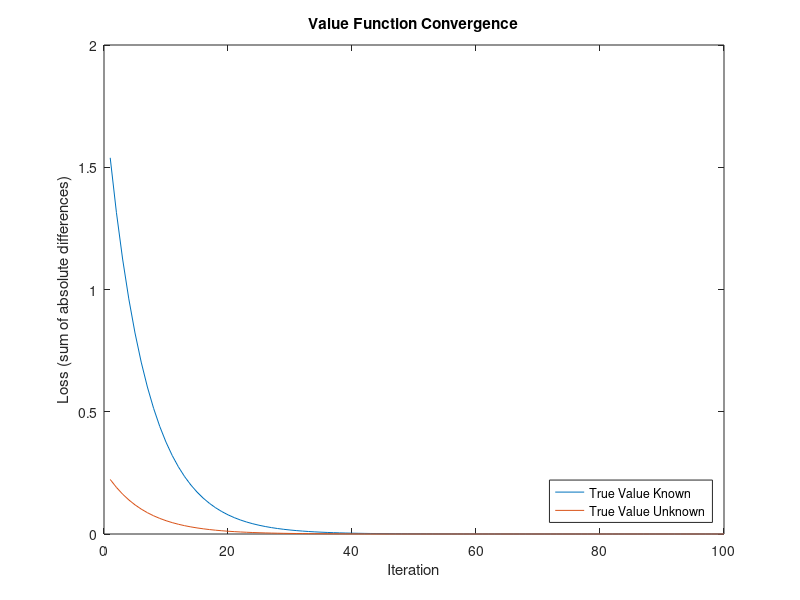

The MATLAB source for this figure:
%Macro III
%Assignment 2
%Fred Xu and Jonah Coste
%1/24/19

%Question 1
 
beta = .97;
delta = .1;
theta = .3;
steady=@(x) [-x(1) + beta*x(1)*(theta * x(2)^(theta-1) + 1 - delta);
	x(2)^theta - delta*x(2) - x(1)];

initial_guess=[1;1];

%prints answer. 1st entry is steady state consumption
%2nd entry is steady state capital
steady_state=fsolve(steady,initial_guess)
 
 %Question 2
 %2.1
 % Define E as a row matrix with two variables.
 % Each variable is an indicator for employed or unemplyed i.e.
 % E=[1,0] if employed and E=[0,1] if unemployed.
 % This is the state variable.
 % Value function becomes Value(E) = EV where V is a 1x2 column vector:
 % V = [value if employed ; value if unemployed]
 % EV = EU + beta*ETV
 % Where T is a transition matrix:
 % T = [pi_e, 1-pi_e; 1-pi_u, pi_u]
 % and U is the column matrix U=[u(w_h); u(w_l)]
 %2.2
 %Parameters
 w_h = 1;
 w_l = .9;
 beta = .96;
 pi_e = .95;
 pi_u = .9;
 utility=@(c) log(c);

 T = [pi_e, 1-pi_e; 1-pi_u, pi_u];
 U = [utility(1); utility(.9)];
 I = eye(2);
 
 V=inv(I-beta*T)*U;
 
 %print answer
 V
 
 %2.3
 
 
steady2=@(x) (1-pi_e)*(1-x) + pi_u*x - x;
initial_guess2=.5;
%prints answer
unemployment_rate=fsolve(steady2,initial_guess2)
 
 %Question 3
 %nstar(z) = (w/(z*alpha))^(1/(alpha-1)
 
 % Let S_it = [s_it1; s_it2; ... ; s_itN] be a Nx1 column vector
 % where s_itx=1 if z_it = z_x and 0 otherwise.
 % Therefore S_it*Z = z_it
 % S_it is the state variable.
 % The value function is: 
 %Value(S) = SV = Spi + beta(1-lambda)STV
 % Where T is the NxN transition matrix ie
 % T_jk = f(z_i,t+1 = k | z_it = j)
 % and pi is the optimal profit row vector [pi_1, pi_2, ... , pi_N]
 % where pi_x = z_x*nstar(z_x)^alpha - w*nstar(z_x)
 
 %Question 4
 %4.1
 %Parameters
 N = 5;
 p = .8;
 w = 1;
 alpha = .7;
 beta = .95;
 lambda = .1;
 
 Z = zeros(1,N);
 T = zeros(N);
 nstar = zeros(N,1);
 pi = zeros(N,1);
 I = eye(N);
 T=T+(1-p)/(N-1)+eye(N)*(p-(1-p)/(N-1));
 for i =1:N
     Z(i) = i/N;
     nstar(i) = (w/(Z(i)*alpha))^(1/(alpha-1));
     pi(i)=Z(i)*nstar(i)^alpha - w*nstar(i);
 end
 
 %prints answer
 V = inv(I-beta*(1-lambda)*T)*pi
 
 %4.2
 Vguess = zeros(5,1);
 for i= 1:2000
     Vguess = pi + beta*(1-lambda)*T*Vguess;
 end
 
 %prints final interation
 Vguess
 
 %4.3
 iterations = 100;
 loss = zeros(iterations,1);
 Vguess = zeros(5,1);
 for j =1:5
     loss(1) = loss(1) + abs(V(j)-Vguess(j));
 end
 for i= 1:iterations-1
     Vguess = pi + beta*(1-lambda)*T*Vguess;
     for j =1:5
        loss(i+1) = loss(i+1) + abs(V(j)-Vguess(j));
     end
 end
 
 plot(loss)
 title('Value Function Convergence--True Value Known')
 xlabel('Iteration')
 ylabel('Loss (sum of absolute differences from true value)')
 
 % ~67 iterations gives a fairly precise estimate of the value function.
 % Note this is the first iteration where loss function rounds to .0000
 %4.4
 loss2 = zeros(iterations,2);
 Vold = zeros(5,1);
 Vnew = zeros(5,1);
 for i= 1:iterations
     loss2(i,1) = loss(i);
     Vold=Vnew;
     Vnew = pi + beta*(1-lambda)*T*Vold;
     for j =1:5
        loss2(i,2) = loss2(i,2) + abs(Vnew(j)-Vold(j));
     end
 end
 
 plot(loss2)
 title('Value Function Convergence')
 xlabel('Iteration')
 ylabel('Loss (sum of absolute differences)')
 legend({'True Value Known','True Value Unknown'},'Location','southeast')
 
 % Now ~55 iterations gives a fairly precise estimate of the value function.
 % Note this is the first iteration where loss function rounds to .0000
